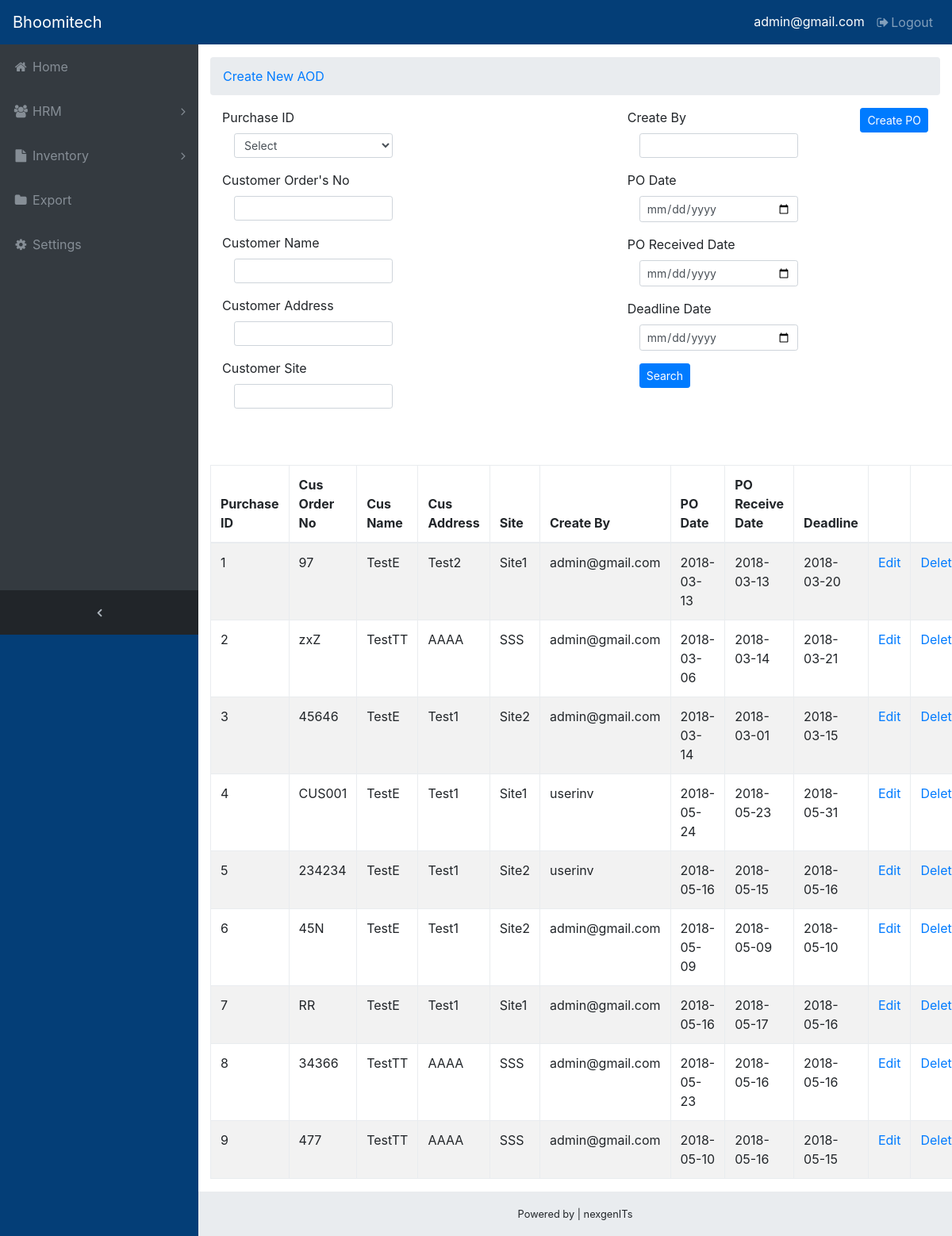
The page /purchaseOrder/aCreateNewPurchaseOrder.php (signed in) on the database as committed earlier.
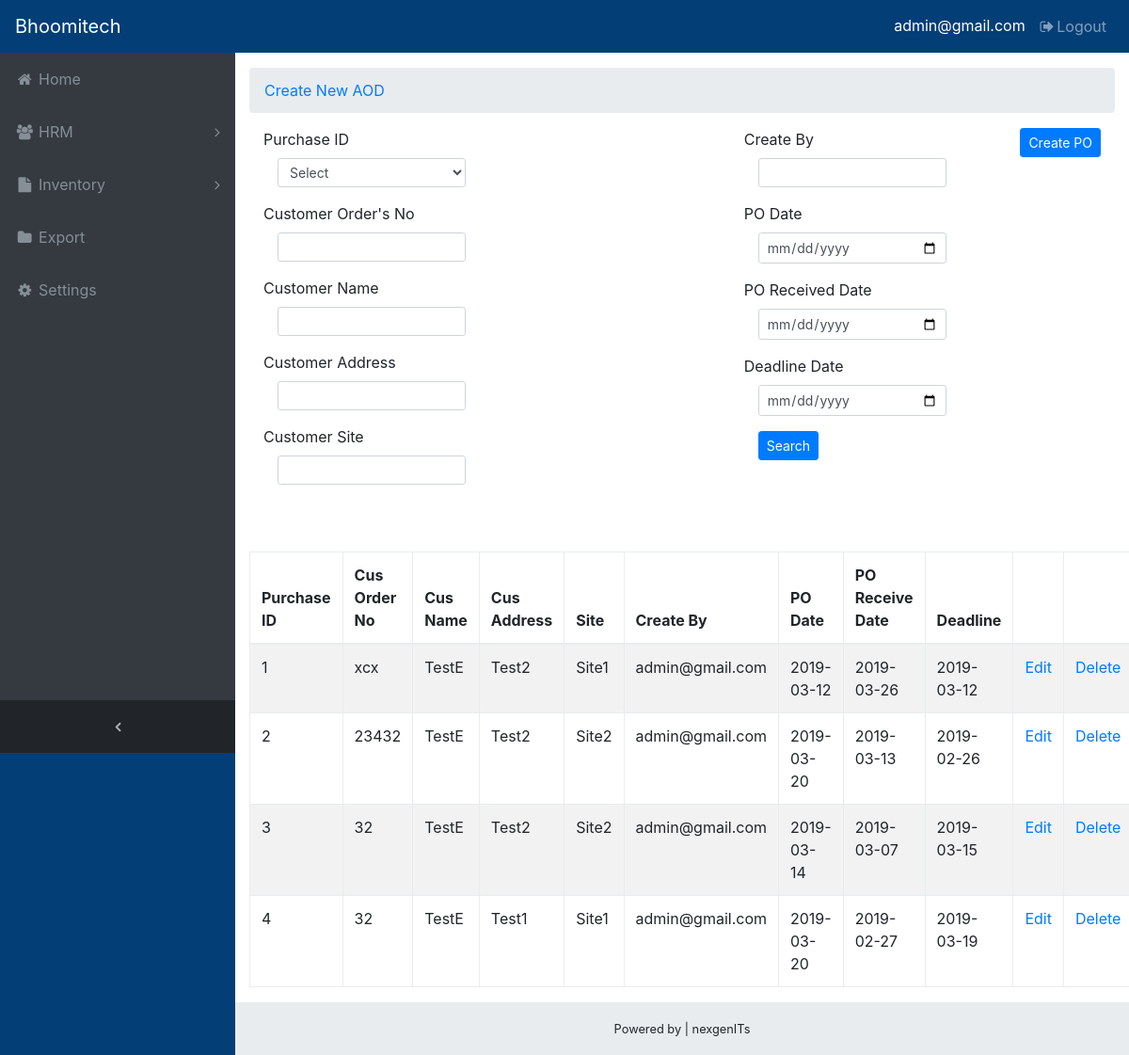
The same page on the database as committed later.
### tables this page shows
CREATE TABLE `purchaseorderinfor` (
  `pid` int(11) NOT NULL,
  `customerorderno` varchar(200) NOT NULL,
  `customername` varchar(200) NOT NULL,
  `customeraddress` varchar(200) NOT NULL,
  `customersite` varchar(200) NOT NULL,
  `itemcode` varchar(1000) NOT NULL,
  `pquantity` varchar(200) NOT NULL,
  `createby` varchar(200) NOT NULL,
  `createdate` varchar(100) NOT NULL,
  `podate` varchar(100) NOT NULL,
  `poreceiveddate` varchar(100) NOT NULL,
  `deadlinedate` varchar(100) NOT NULL
);

### include/check.php (called while the page is built, shortened)
<?php
    $email= $_SESSION['email'];

### purchaseOrder/aCreateNewPurchaseOrder.php (the view, shortened to what this page needs)
<?php include('../include/check.php') ?>
<!DOCTYPE html>
<html lang="en">
<head>
   <?php include('../include/head.php') ?>
</head>
<body class="fixed-nav sticky-footer bg-dark" id="page-top">
  <?php include('../include/nav.php') ?>
  <div class="content-wrapper">
    <div class="container-fluid">
      <ol class="breadcrumb">
        <li class="breadcrumb-item">
          <a href="#">Create New AOD</a>
        </li>
      </ol>
    <div class="container">
      <div class="abtn">
         <input type="submit" value="Create PO" onclick="window.location='aCreateNewPurchaseOrderCreate';" class="btn btn-primary btn-sm" />
     </div>
     <form action="<?php echo $_SERVER['PHP_SELF'];?>" method="POST">
       <div class="column-left">
          <div class="form-group">
             <label for="pwd">Purchase ID</label>
              <div class="col-sm-3">
                   <select type="text" class="form-control form-control-sm" name="po_number" id="select1" >
                    <option value="">Select</option>
                    <?php
                    $query ="SELECT pid FROM  purchaseorderinfor";
                   ?>
                   </select>
              </div>
           </div>
          <div class="form-group">
              <label for="pwd">Customer Order's No</label>
              <div class="col-sm-3">
               <input type="text" class="form-control form-control-sm" name="customerorderno" />
              </div>
          </div>
           <div class="form-group">
              <label for="pwd">Customer Name</label>
              <div class="col-sm-3">
               <input type="text" class="form-control form-control-sm" name="customername" />
              </div>
          </div>
          <div class="form-group">
              <label for="pwd">Customer Address</label>
              <div class="col-sm-3">
               <input type="text" class="form-control form-control-sm" name="customeraddress" />
              </div>
          </div>
          <div class="form-group">
              <label for="pwd">Customer Site</label>
              <div class="col-sm-3">
               <input type="text" class="form-control form-control-sm" name="customersite"/>
              </div>
          </div>
         </div>
          <div class="column-right">
             <div class="form-group">
                  <label for="pwd">Create By</label>
                  <div class="col-sm-3">
                   <input type="text" class="form-control form-control-sm" name="createby" />
                  </div>
              </div>
              <div class="form-group">
                  <label for="pwd">PO Date</label>
                  <div class="col-sm-3">
                   <input type="date" class="form-control form-control-sm" name="podate"/>
                  </div>
              </div>
               <div class="form-group">
                  <label for="pwd">PO Received Date</label>
                  <div class="col-sm-3">
                   <input type="date" class="form-control form-control-sm" name="poreceiveddate"/>
                  </div>
              </div>
               <div class="form-group">
                  <label for="pwd">Deadline Date</label>
                  <div class="col-sm-3">
                   <input type="date" class="form-control form-control-sm" name="deadlinedate" />
                  </div>
              </div>
               <div class="aodbtn">
              <input type="submit" name="searchsup" value="Search" class="btn btn-primary btn-sm"/>
           </div>
       </div>
      </form>
    </div>
    <?php include('../include/footer.php') ?>
</div>
</body>
</html>
<?php
    require '../include/config.php';
    if(isset($_POST['searchsup']))
    {
       $po_number =mysqli_real_escape_string($conn,$_POST['po_number']);
       $customerorderno =mysqli_real_escape_string($conn ,$_POST['customerorderno']);
       $customername =mysqli_real_escape_string($conn,$_POST['customername']);
       $customeraddress =mysqli_real_escape_string($conn ,$_POST['customeraddress']);
       $customersite =mysqli_real_escape_string($conn ,$_POST['customersite']);
       $createby =mysqli_real_escape_string($conn ,$_POST['createby']);
       $podate =mysqli_real_escape_string($conn ,$_POST['podate']);
       $poreceiveddate =mysqli_real_escape_string($conn ,$_POST['poreceiveddate']);
       $deadlinedate =mysqli_real_escape_string($conn ,$_POST['deadlinedate']);
       $query = "SELECT * FROM purchaseorderinfor WHERE pid='$po_number' OR customerorderno='$customerorderno' OR  customername='$customername' OR   customeraddress='$customeraddress' OR customersite=' $customersite' OR  createby='$createby' OR  podate='$podate' OR poreceiveddate='$poreceiveddate' OR deadlinedate ='$deadlinedate'";
    }
    else
    {
        $query = " SELECT * FROM purchaseorderinfor ";
    }
    $result = mysqli_query($conn ,$query);
    ?>
    <div class="tablealign" id="psTable">
     <table id="editable_table" class="table table-bordered table-striped">
       <thead>
        <tr>
         <th>Purchase ID</th>
         <th>Cus Order No</th>
         <th>Cus Name</th>
         <th>Cus Address</th>
         <th>Site</th>
         <th>Create By</th>
         <th>PO Date</th>
         <th>PO Receive Date</th>
         <th>Deadline</th>
         <th></th>
         <th></th>
        </tr>
       </thead>
       <tbody>
       <?php
       while($row = mysqli_fetch_array($result))
       {
        echo '
        <tr>
         <td>'.$row["pid"].'</td>
         <td>'.$row["customerorderno"].'</td>
         <td>'.$row["customername"].'</td>
         <td>'.$row["customeraddress"].'</td>
         <td>'.$row["customersite"].'</td>
         <td>'.$row["createby"].'</td>
         <td>'.$row["podate"].'</td>
         <td>'.$row["poreceiveddate"].'</td>
         <td>'.$row["deadlinedate"].'</td>
         <td><a href="aCreateNewPurchaseOrderEdit?pedit_id='.$row["pid"].'&update=true">Edit</a></td>
         <td><a href="#" onclick="confirmation(event,'.$row["pid"].')">Delete</a></td>
        </tr>
        ';
       }
       ?>
       </tbody>
      </table>
    </div>

### include/head.php (shortened to what this page needs)
<link href="../vendor/bootstrap/css/bootstrap.min.css" rel="stylesheet">
<link href="../vendor/font-awesome/css/font-awesome.min.css" rel="stylesheet" type="text/css">
<link href="../vendor/datatables/dataTables.bootstrap4.css" rel="stylesheet">
<link href="../css/sb-admin.css" rel="stylesheet">
<link href="../css/form.css" rel="stylesheet">
<link href="../css/main.css" rel="stylesheet">

### include/nav.php (shortened to what this page needs)
<nav class="navbar navbar-expand-lg navbar-dark bg-dark fixed-top" id="mainNav">
  <a class="navbar-brand" href="../content/home">Bhoomitech</a>
  <div class="collapse navbar-collapse" id="navbarResponsive">
    <ul class="navbar-nav navbar-sidenav" id="exampleAccordion">
      <li class="nav-item" data-toggle="tooltip" data-placement="right" title="Home">
        <a class="nav-link" href="../content/home" id="home">
          <i class="fa fa-fw fa-home"></i>
          <span class="nav-link-text">Home</span>
        </a>
      </li>
      <?php if ($email =="userhr" || $email =="admin@gmail.com" || $email=="hrm"): ?>
        <li class="nav-item" data-toggle="tooltip" data-placement="right" title="HRM">
          <a class="nav-link nav-link-collapse collapsed" data-toggle="collapse" href="#collapseHRM" data-parent="#exampleAccordion" id="hrm">
            <i class="fa fa-fw fa-users"></i>
            <span class="nav-link-text">HRM</span>
          </a>
      </li>
      <?php else: ?>
      <?php endif ?>
      <?php if ($email =="userinv" || $email =="admin@gmail.com"): ?>
        <li class="nav-item" data-toggle="tooltip" data-placement="right" title="Inventory">
          <a class="nav-link nav-link-collapse collapsed" data-toggle="collapse" href="#collapseMultiInv" data-parent="#exampleAccordion">
            <i class="fa fa-fw fa-file"></i>
            <span class="nav-link-text">Inventory</span>
          </a>
        </li>
      <?php else: ?>
      <?php endif ?>
      <?php if ($email =="admin@gmail.com"): ?>
        <li class="nav-item" data-toggle="tooltip">
          <a class="nav-link" href="../export/exportView" id="exportView">
            <i class="fa fa-fw fa-folder"></i>
            <span class="nav-link-text">Export</span>
          </a>
        </li>
      <?php else: ?>
      <?php endif ?>
     <?php if ($email =="admin@gmail.com"): ?>
      <li class="nav-item" data-toggle="tooltip" data-placement="right" title="Settings">
        <a class="nav-link" href="../settings/settings">
          <i class="fa fa-fw fa-cog"></i>
          <span class="nav-link-text">Settings</span>
        </a>
      </li>
      <?php else: ?>
      <?php endif ?>
    </ul>
    <ul class="navbar-nav sidenav-toggler">
      <li class="nav-item">
        <a class="nav-link text-center" id="sidenavToggler">
          <i class="fa fa-fw fa-angle-left"></i>
        </a>
      </li>
    </ul>
    <ul class="navbar-nav ml-auto">
      <div class="admin">
      <?php
         echo $email;
      ?>
      </div>
      <li class="nav-item">
        <a class="nav-link" data-toggle="modal" data-target="#exampleModal">
          <i class="fa fa-fw fa-sign-out"></i>Logout</a>
      </li>
    </ul>
  </div>
</nav>

### include/footer.php (shortened to what this page needs)
<footer class="sticky-footer">
      <div class="container">
        <div class="text-center">
          <small>Powered by | nexgenITs</small>
        </div>
      </div>
</footer>

### css/sb-admin.css (style rules this page uses)
html { position: relative; min-height: 100%; }
body { overflow-x: hidden; }
body.sticky-footer { margin-bottom: 56px; }
body.sticky-footer .content-wrapper { min-height: calc(100vh - 56px - 56px); }
body.fixed-nav { padding-top: 56px; }
.content-wrapper { min-height: calc(100vh - 56px); padding-top: 1rem; }
#mainNav .navbar-collapse { overflow: auto; max-height: 75vh; }
#mainNav .navbar-collapse .navbar-nav .nav-item .nav-link { cursor: pointer; }
#mainNav .navbar-collapse .navbar-sidenav .nav-link-collapse:after { float: right; content: '\f107'; font-family: 'FontAwesome'; }
#mainNav .navbar-collapse .navbar-sidenav .nav-link-collapse.collapsed:after { content: '\f105'; }
#mainNav .navbar-collapse .sidenav-toggler { display: none; }
@media (min-width: 992px) { #mainNav .navbar-brand { width: 250px; } }
@media (min-width: 992px) { #mainNav .navbar-collapse { overflow: visible; max-height: none; } }
@media (min-width: 992px) { #mainNav .navbar-collapse .navbar-sidenav { position: absolute; top: 0; left: 0; overflow-x: hidden; overflow-y: auto; -webkit-flex-direction: column; -ms-flex-direction: column; flex-direction: column; margin-top: 56px; } }
@media (min-width: 992px) { #mainNav .navbar-collapse .navbar-sidenav > .nav-item { width: 250px; padding: 0; } }
@media (min-width: 992px) { #mainNav .navbar-collapse .navbar-sidenav > .nav-item > .nav-link { padding: 1em; } }
#mainNav.fixed-top .sidenav-toggler { display: none; }
@media (min-width: 992px) { #mainNav.fixed-top .navbar-sidenav { height: calc(100vh - 112px); } }
@media (min-width: 992px) { #mainNav.fixed-top .sidenav-toggler { position: absolute; top: 0; left: 0; display: flex; overflow-x: hidden; overflow-y: auto; -webkit-flex-direction: column; -ms-flex-direction: column; flex-direction: column; margin-top: calc(100vh - 56px); } }
@media (min-width: 992px) { #mainNav.fixed-top .sidenav-toggler > .nav-item { width: 250px; padding: 0; } }
@media (min-width: 992px) { #mainNav.fixed-top .sidenav-toggler > .nav-item > .nav-link { padding: 1em; } }
#mainNav.fixed-top.navbar-dark .sidenav-toggler { background-color: #212529; }
#mainNav.fixed-top.navbar-dark .sidenav-toggler a i { color: #adb5bd; }
.content-wrapper { overflow-x: hidden; background: white; }
@media (min-width: 992px) { .content-wrapper { margin-left: 250px; } }
#sidenavToggler i { font-weight: 800; }
#mainNav.navbar-dark .navbar-collapse .navbar-sidenav .nav-link-collapse:after { color: #868e96; }
#mainNav.navbar-dark .navbar-collapse .navbar-sidenav > .nav-item > .nav-link { color: #868e96; }
@media (min-width: 992px) { #mainNav.navbar-dark .navbar-collapse .navbar-sidenav { background: #343a40; } }
footer.sticky-footer { position: absolute; right: 0; bottom: 0; width: 100%; height: 56px; background-color: #e9ecef; line-height: 55px; }
@media (min-width: 992px) { footer.sticky-footer { width: calc(100% - 250px); } }

### css/form.css (style rules this page uses)
.admin { margin-top: 7px; color:#ffffff; margin-right: 5px; }

### purchaseOrder/aCreateNewPurchaseOrder.php (style rules this page uses)
.column-left { float: left; width: 50%; height: 400px; }
.column-right { float: right; width: 33%; height: 450px; }
.aodbtn { margin-left: 15px; }
.tablealign { margin-left: 15px; margin-right: 15px; margin-top: 15px; }
.abtn { float: right; }

Rows that differ between the two databases and show on the page:
removed purchaseorderinfor: pid "5", customerorderno "234234", customername "TestE", customeraddress "Test1", customersite "Site2", createby "userinv", podate "2018-05-16", poreceiveddate "2018-05-15", deadlinedate "2018-05-16"
removed purchaseorderinfor: pid "6", customerorderno "45N", customername "TestE", customeraddress "Test1", customersite "Site2", createby "admin@gmail.com", podate "2018-05-09", poreceiveddate "2018-05-09", deadlinedate "2018-05-10"
removed purchaseorderinfor: pid "7", customerorderno "RR", customername "TestE", customeraddress "Test1", customersite "Site1", createby "admin@gmail.com", podate "2018-05-16", poreceiveddate "2018-05-17", deadlinedate "2018-05-16"
removed purchaseorderinfor: pid "8", customerorderno "34366", customername "TestTT", customeraddress "AAAA", customersite "SSS", createby "admin@gmail.com", podate "2018-05-23", poreceiveddate "2018-05-16", deadlinedate "2018-05-16"
removed purchaseorderinfor: pid "9", customerorderno "477", customername "TestTT", customeraddress "AAAA", customersite "SSS", createby "admin@gmail.com", podate "2018-05-10", poreceiveddate "2018-05-16", deadlinedate "2018-05-15"
changed purchaseorderinfor id 1: customerorderno "97" → "xcx"; podate "2018-03-13" → "2019-03-12"; poreceiveddate "2018-03-13" → "2019-03-26"; deadlinedate "2018-03-20" → "2019-03-12"
changed purchaseorderinfor id 2: customerorderno "zxZ" → "23432"; customername "TestTT" → "TestE"; customeraddress "AAAA" → "Test2"; customersite "SSS" → "Site2"; podate "2018-03-06" → "2019-03-20"; poreceiveddate "2018-03-14" → "2019-03-13"; deadlinedate "2018-03-21" → "2019-02-26"
changed purchaseorderinfor id 3: customerorderno "45646" → "32"; customeraddress "Test1" → "Test2"; podate "2018-03-14" → "2019-03-14"; poreceiveddate "2018-03-01" → "2019-03-07"; deadlinedate "2018-03-15" → "2019-03-15"
changed purchaseorderinfor "Test1": customerorderno "CUS001" → "32"; createby "userinv" → "admin@gmail.com"; podate "2018-05-24" → "2019-03-20"; poreceiveddate "2018-05-23" → "2019-02-27"; deadlinedate "2018-05-31" → "2019-03-19"
